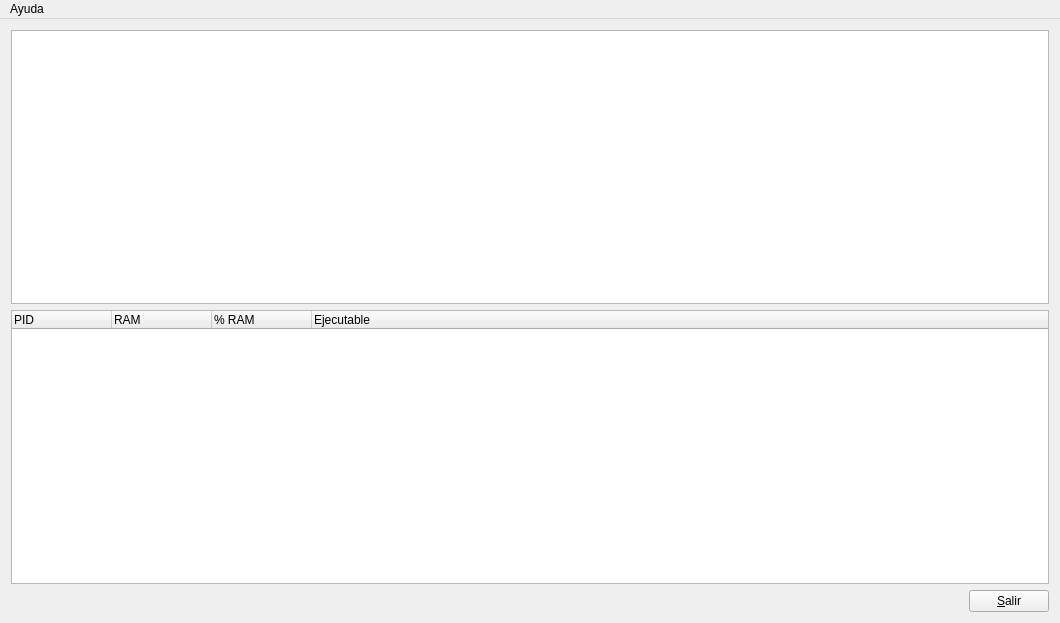
<?xml version="1.0" encoding="UTF-8"?>
<ui version="4.0">
 <class>MainWindow</class>
 <widget class="QMainWindow" name="MainWindow">
  <property name="geometry">
   <rect>
    <x>0</x>
    <y>0</y>
    <width>1060</width>
    <height>623</height>
   </rect>
  </property>
  <property name="windowTitle">
   <string>Monitor RAM</string>
  </property>
  <widget class="QWidget" name="centralWidget">
   <layout class="QVBoxLayout" name="verticalLayout">
    <item>
     <widget class="QTableWidget" name="tableWidget"/>
    </item>
    <item>
     <widget class="QTreeWidget" name="treeWidget">
      <column>
       <property name="text">
        <string>PID</string>
       </property>
      </column>
      <column>
       <property name="text">
        <string>RAM</string>
       </property>
      </column>
      <column>
       <property name="text">
        <string>% RAM</string>
       </property>
      </column>
      <column>
       <property name="text">
        <string>Ejecutable</string>
       </property>
      </column>
     </widget>
    </item>
    <item>
     <layout class="QHBoxLayout" name="horizontalLayout">
      <item>
       <spacer name="horizontalSpacer">
        <property name="orientation">
         <enum>Qt::Horizontal</enum>
        </property>
        <property name="sizeHint" stdset="0">
         <size>
          <width>40</width>
          <height>20</height>
         </size>
        </property>
       </spacer>
      </item>
      <item>
       <widget class="QPushButton" name="pushButton">
        <property name="text">
         <string>&amp;Salir</string>
        </property>
       </widget>
      </item>
     </layout>
    </item>
   </layout>
  </widget>
  <widget class="QMenuBar" name="menuBar">
   <property name="geometry">
    <rect>
     <x>0</x>
     <y>0</y>
     <width>1060</width>
     <height>20</height>
    </rect>
   </property>
   <widget class="QMenu" name="menuAcerca_de">
    <property name="title">
     <string>Ayuda</string>
    </property>
    <addaction name="actionAcerca_De"/>
   </widget>
   <addaction name="menuAcerca_de"/>
  </widget>
  <action name="actionAcerca_De">
   <property name="text">
    <string>Acerca De</string>
   </property>
  </action>
 </widget>
 <layoutdefault spacing="6" margin="11"/>
 <resources/>
 <connections>
  <connection>
   <sender>pushButton</sender>
   <signal>clicked()</signal>
   <receiver>MainWindow</receiver>
   <slot>close()</slot>
   <hints>
    <hint type="sourcelabel">
     <x>1024</x>
     <y>595</y>
    </hint>
    <hint type="destinationlabel">
     <x>783</x>
     <y>588</y>
    </hint>
   </hints>
  </connection>
 </connections>
</ui>
